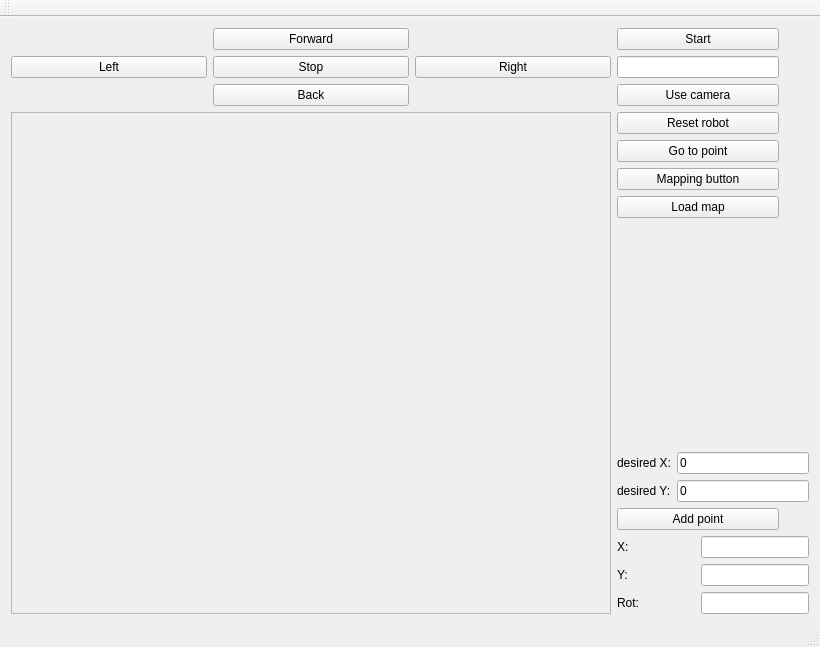
<?xml version="1.0" encoding="UTF-8"?>
<ui version="4.0">
 <class>MainWindow</class>
 <widget class="QMainWindow" name="MainWindow">
  <property name="geometry">
   <rect>
    <x>0</x>
    <y>0</y>
    <width>820</width>
    <height>647</height>
   </rect>
  </property>
  <property name="windowTitle">
   <string>MainWindow</string>
  </property>
  <widget class="QWidget" name="centralWidget">
   <layout class="QGridLayout" name="gridLayout">
    <item row="2" column="0">
     <widget class="QFrame" name="frame">
      <property name="sizePolicy">
       <sizepolicy hsizetype="MinimumExpanding" vsizetype="Expanding">
        <horstretch>0</horstretch>
        <verstretch>0</verstretch>
       </sizepolicy>
      </property>
      <property name="minimumSize">
       <size>
        <width>600</width>
        <height>450</height>
       </size>
      </property>
      <property name="frameShape">
       <enum>QFrame::StyledPanel</enum>
      </property>
      <property name="frameShadow">
       <enum>QFrame::Raised</enum>
      </property>
     </widget>
    </item>
    <item row="1" column="1">
     <layout class="QVBoxLayout" name="verticalLayout">
      <item>
       <widget class="QPushButton" name="pushButton_9">
        <property name="sizePolicy">
         <sizepolicy hsizetype="Fixed" vsizetype="Fixed">
          <horstretch>0</horstretch>
          <verstretch>0</verstretch>
         </sizepolicy>
        </property>
        <property name="minimumSize">
         <size>
          <width>162</width>
          <height>0</height>
         </size>
        </property>
        <property name="text">
         <string>Start</string>
        </property>
       </widget>
      </item>
      <item>
       <widget class="QLineEdit" name="lineEdit">
        <property name="sizePolicy">
         <sizepolicy hsizetype="Fixed" vsizetype="Fixed">
          <horstretch>0</horstretch>
          <verstretch>0</verstretch>
         </sizepolicy>
        </property>
        <property name="minimumSize">
         <size>
          <width>162</width>
          <height>0</height>
         </size>
        </property>
       </widget>
      </item>
      <item>
       <widget class="QPushButton" name="pushButton">
        <property name="sizePolicy">
         <sizepolicy hsizetype="Fixed" vsizetype="Fixed">
          <horstretch>0</horstretch>
          <verstretch>0</verstretch>
         </sizepolicy>
        </property>
        <property name="minimumSize">
         <size>
          <width>162</width>
          <height>0</height>
         </size>
        </property>
        <property name="text">
         <string>Use camera</string>
        </property>
       </widget>
      </item>
     </layout>
    </item>
    <item row="1" column="0">
     <layout class="QGridLayout" name="gridLayout_2">
      <item row="1" column="2">
       <widget class="QPushButton" name="pushButton_5">
        <property name="sizePolicy">
         <sizepolicy hsizetype="Expanding" vsizetype="Fixed">
          <horstretch>0</horstretch>
          <verstretch>0</verstretch>
         </sizepolicy>
        </property>
        <property name="text">
         <string>Right</string>
        </property>
       </widget>
      </item>
      <item row="0" column="1">
       <widget class="QPushButton" name="pushButton_2">
        <property name="sizePolicy">
         <sizepolicy hsizetype="Expanding" vsizetype="Fixed">
          <horstretch>0</horstretch>
          <verstretch>0</verstretch>
         </sizepolicy>
        </property>
        <property name="text">
         <string>Forward</string>
        </property>
       </widget>
      </item>
      <item row="1" column="0">
       <widget class="QPushButton" name="pushButton_6">
        <property name="sizePolicy">
         <sizepolicy hsizetype="Expanding" vsizetype="Fixed">
          <horstretch>0</horstretch>
          <verstretch>0</verstretch>
         </sizepolicy>
        </property>
        <property name="text">
         <string>Left</string>
        </property>
       </widget>
      </item>
      <item row="2" column="1">
       <widget class="QPushButton" name="pushButton_3">
        <property name="sizePolicy">
         <sizepolicy hsizetype="Expanding" vsizetype="Fixed">
          <horstretch>0</horstretch>
          <verstretch>0</verstretch>
         </sizepolicy>
        </property>
        <property name="text">
         <string>Back</string>
        </property>
       </widget>
      </item>
      <item row="1" column="1">
       <widget class="QPushButton" name="pushButton_4">
        <property name="sizePolicy">
         <sizepolicy hsizetype="Expanding" vsizetype="Fixed">
          <horstretch>0</horstretch>
          <verstretch>0</verstretch>
         </sizepolicy>
        </property>
        <property name="text">
         <string>Stop</string>
        </property>
       </widget>
      </item>
     </layout>
    </item>
    <item row="2" column="1">
     <layout class="QVBoxLayout" name="verticalLayout_2">
      <item>
       <widget class="QPushButton" name="pushButton_8">
        <property name="sizePolicy">
         <sizepolicy hsizetype="Fixed" vsizetype="Fixed">
          <horstretch>0</horstretch>
          <verstretch>0</verstretch>
         </sizepolicy>
        </property>
        <property name="minimumSize">
         <size>
          <width>162</width>
          <height>0</height>
         </size>
        </property>
        <property name="text">
         <string>Reset robot</string>
        </property>
       </widget>
      </item>
      <item>
       <widget class="QPushButton" name="pushButton_7">
        <property name="sizePolicy">
         <sizepolicy hsizetype="Fixed" vsizetype="Fixed">
          <horstretch>0</horstretch>
          <verstretch>0</verstretch>
         </sizepolicy>
        </property>
        <property name="minimumSize">
         <size>
          <width>162</width>
          <height>0</height>
         </size>
        </property>
        <property name="text">
         <string>Go to point</string>
        </property>
       </widget>
      </item>
      <item>
        <widget class="QPushButton" name="pushButton_mapping">
            <property name="sizePolicy">
            <sizepolicy hsizetype="Fixed" vsizetype="Fixed">
            <horstretch>0</horstretch>
            <verstretch>0</verstretch>
            </sizepolicy>
            </property>
            <property name="minimumSize">
            <size>
            <width>162</width>
            <height>0</height>
            </size>
            </property>
            <property name="text">
            <string>Mapping button</string>
            </property>
        </widget>
      </item>
      <item>
        <widget class="QPushButton" name="pushButton_loadMap">
            <property name="sizePolicy">
            <sizepolicy hsizetype="Fixed" vsizetype="Fixed">
            <horstretch>0</horstretch>
            <verstretch>0</verstretch>
            </sizepolicy>
            </property>
            <property name="minimumSize">
            <size>
            <width>162</width>
            <height>0</height>
            </size>
            </property>
            <property name="text">
            <string>Load map</string>
            </property>
        </widget>
      </item>
      <item>
       <spacer name="verticalSpacer">
        <property name="orientation">
         <enum>Qt::Vertical</enum>
        </property>
        <property name="sizeHint" stdset="0">
         <size>
          <width>20</width>
          <height>40</height>
         </size>
        </property>
       </spacer>
      </item>
      <item>
       <layout class="QGridLayout" name="gridLayout_5">
        <item row="1" column="0">
         <widget class="QLabel" name="label_4">
          <property name="text">
           <string>desired X:</string>
          </property>
         </widget>
        </item>
        <item row="1" column="1">
         <widget class="QLineEdit" name="lineEdit_5">
          <property name="text">
           <string>0</string>
          </property>
         </widget>
        </item>
        <item row="2" column="1">
         <widget class="QLineEdit" name="lineEdit_6">
          <property name="text">
           <string>0</string>
          </property>
         </widget>
        </item>
        <item row="2" column="0">
         <widget class="QLabel" name="label_5">
          <property name="text">
           <string>desired Y:</string>
          </property>
         </widget>
        </item>
       </layout>
      </item>
      <item>
       <widget class="QPushButton" name="pushButton_10">
        <property name="sizePolicy">
         <sizepolicy hsizetype="Fixed" vsizetype="Fixed">
          <horstretch>162</horstretch>
          <verstretch>162</verstretch>
         </sizepolicy>
        </property>
        <property name="minimumSize">
         <size>
          <width>162</width>
          <height>0</height>
         </size>
        </property>
        <property name="text">
         <string>Add point</string>
        </property>
       </widget>
      </item>
      <item>
       <layout class="QGridLayout" name="gridLayout_3">
        <item row="0" column="0">
         <widget class="QLabel" name="label">
          <property name="text">
           <string>X:</string>
          </property>
         </widget>
        </item>
        <item row="2" column="0">
         <widget class="QLabel" name="label_3">
          <property name="text">
           <string>Rot:</string>
          </property>
         </widget>
        </item>
        <item row="1" column="0">
         <widget class="QLabel" name="label_2">
          <property name="text">
           <string>Y:</string>
          </property>
         </widget>
        </item>
        <item row="0" column="1">
         <widget class="QLineEdit" name="lineEdit_2">
          <property name="sizePolicy">
           <sizepolicy hsizetype="Fixed" vsizetype="Fixed">
            <horstretch>0</horstretch>
            <verstretch>0</verstretch>
           </sizepolicy>
          </property>
          <property name="focusPolicy">
           <enum>Qt::NoFocus</enum>
          </property>
          <property name="readOnly">
           <bool>true</bool>
          </property>
         </widget>
        </item>
        <item row="1" column="1">
         <widget class="QLineEdit" name="lineEdit_3">
          <property name="sizePolicy">
           <sizepolicy hsizetype="Fixed" vsizetype="Fixed">
            <horstretch>0</horstretch>
            <verstretch>0</verstretch>
           </sizepolicy>
          </property>
          <property name="focusPolicy">
           <enum>Qt::NoFocus</enum>
          </property>
          <property name="readOnly">
           <bool>true</bool>
          </property>
         </widget>
        </item>
        <item row="2" column="1">
         <widget class="QLineEdit" name="lineEdit_4">
          <property name="sizePolicy">
           <sizepolicy hsizetype="Fixed" vsizetype="Fixed">
            <horstretch>0</horstretch>
            <verstretch>0</verstretch>
           </sizepolicy>
          </property>
          <property name="focusPolicy">
           <enum>Qt::NoFocus</enum>
          </property>
          <property name="readOnly">
           <bool>true</bool>
          </property>
         </widget>
        </item>
       </layout>
      </item>
     </layout>
    </item>
   </layout>
  </widget>
  <widget class="QMenuBar" name="menuBar">
   <property name="geometry">
    <rect>
     <x>0</x>
     <y>0</y>
     <width>820</width>
     <height>26</height>
    </rect>
   </property>
  </widget>
  <widget class="QToolBar" name="mainToolBar">
   <attribute name="toolBarArea">
    <enum>TopToolBarArea</enum>
   </attribute>
   <attribute name="toolBarBreak">
    <bool>false</bool>
   </attribute>
  </widget>
  <widget class="QStatusBar" name="statusBar"/>
 </widget>
 <layoutdefault spacing="6" margin="11"/>
 <resources/>
 <connections/>
</ui>
